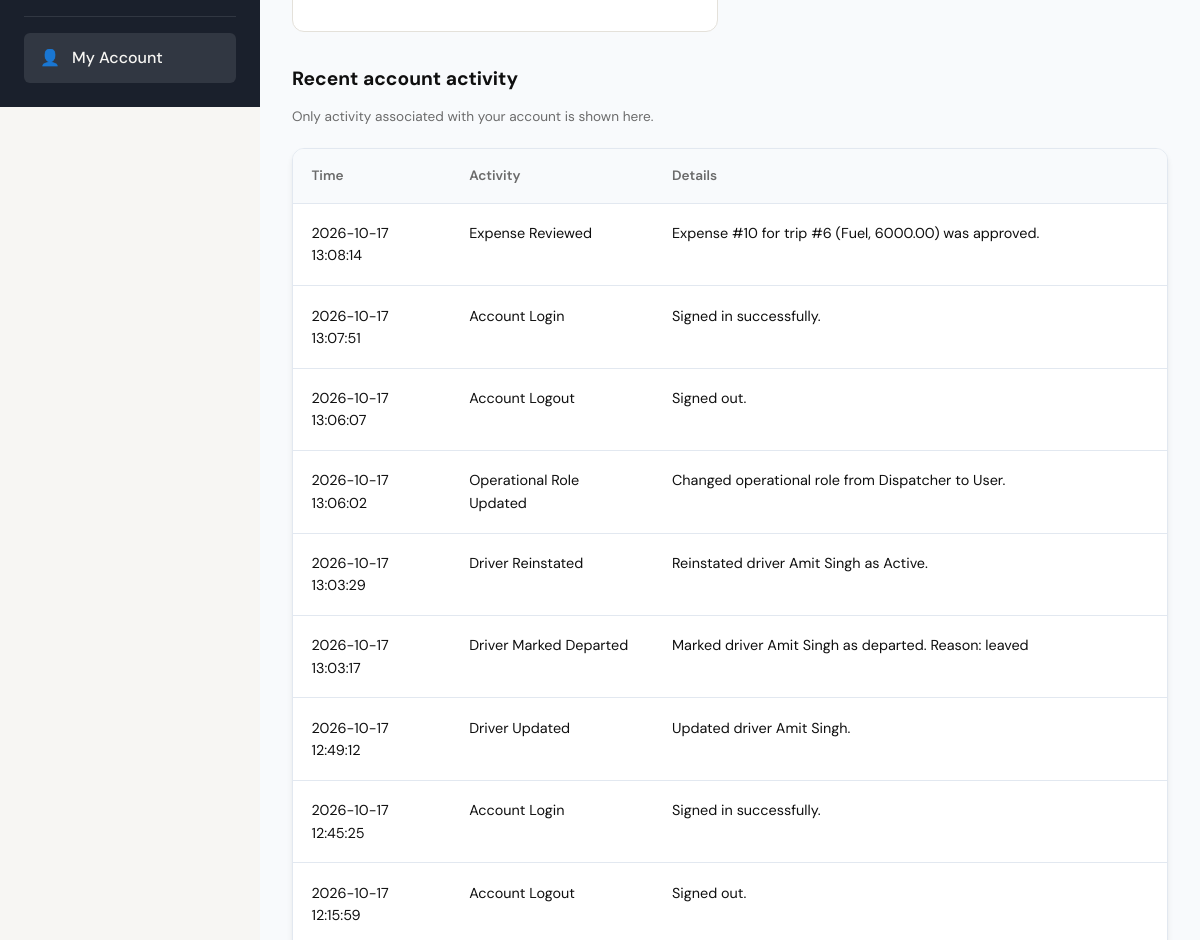
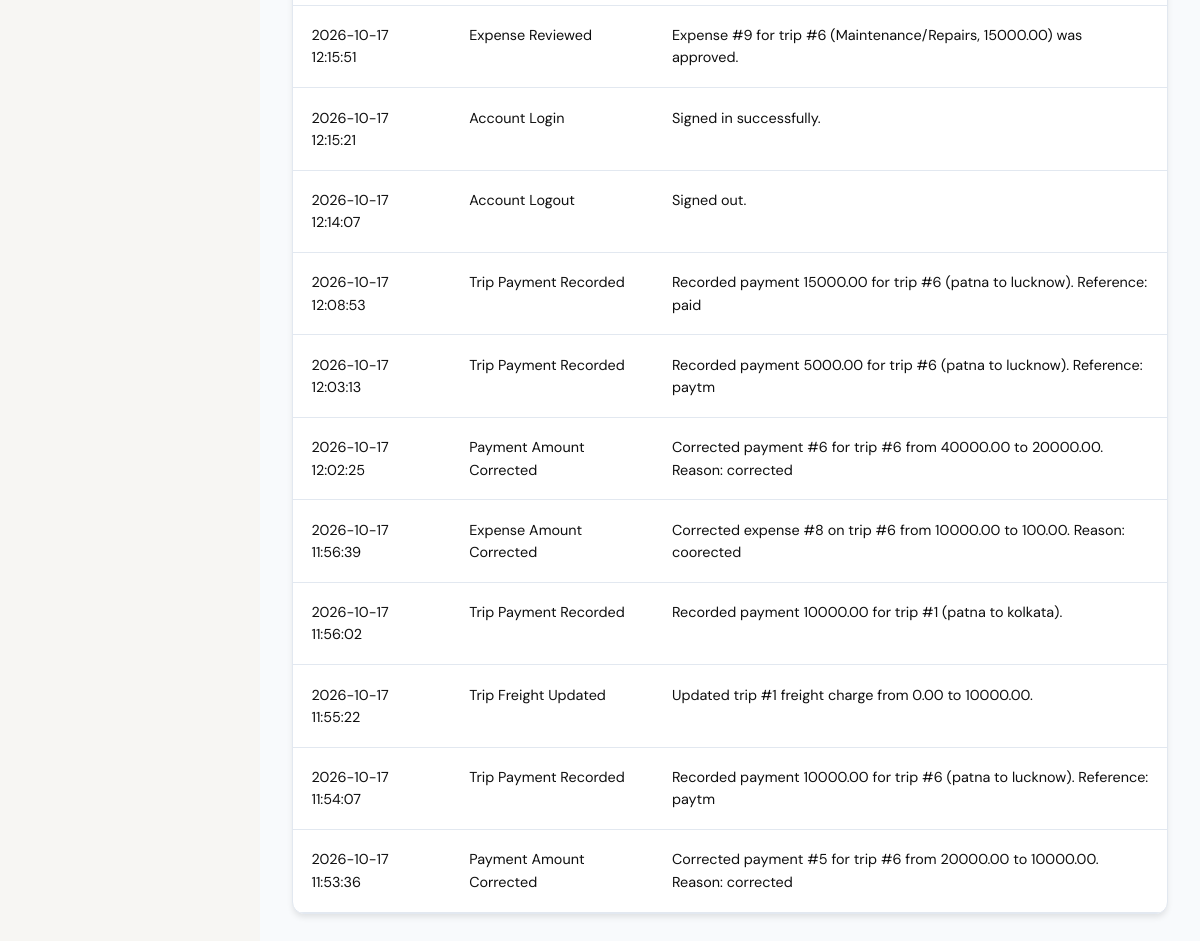
The page /account (signed in, lower part) on the database as committed earlier (2 pictures, top to bottom).
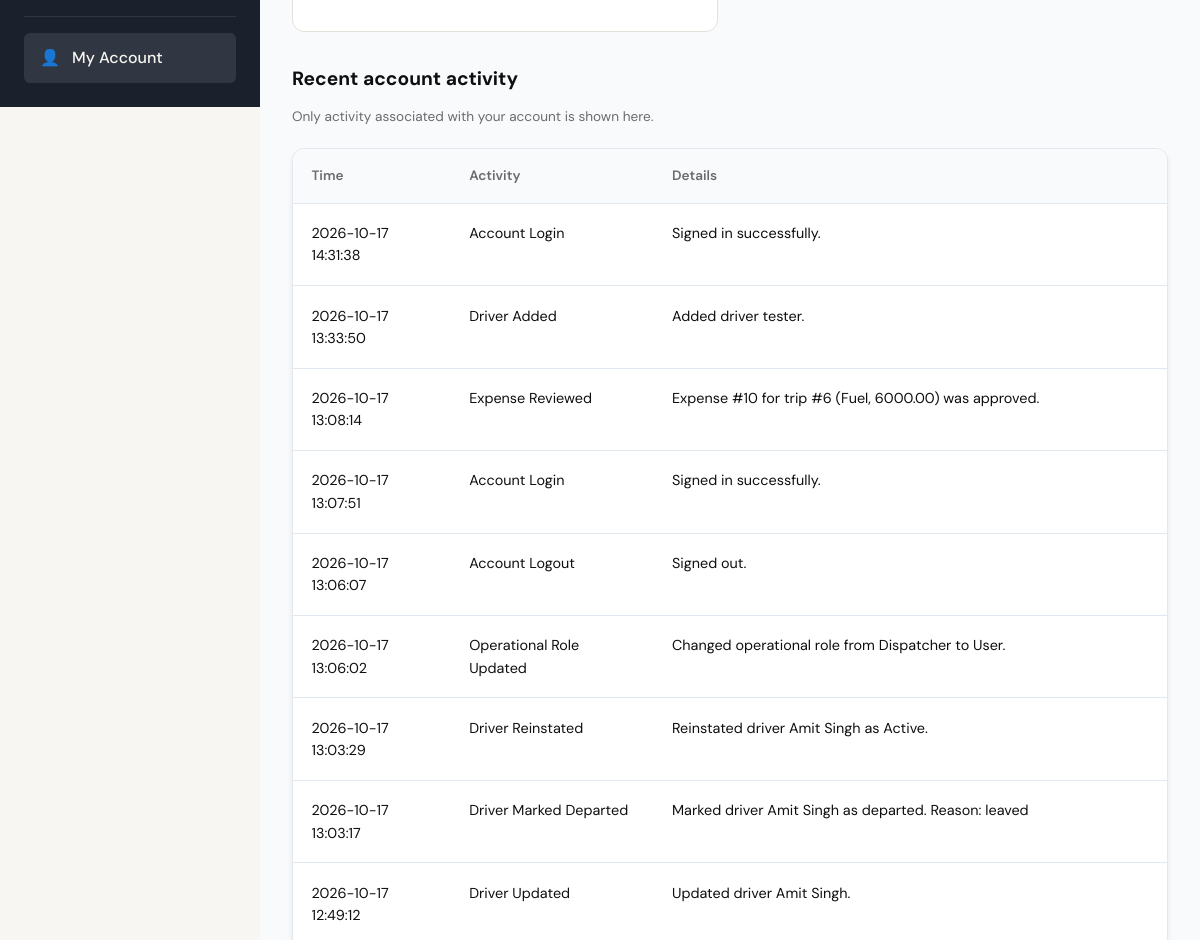
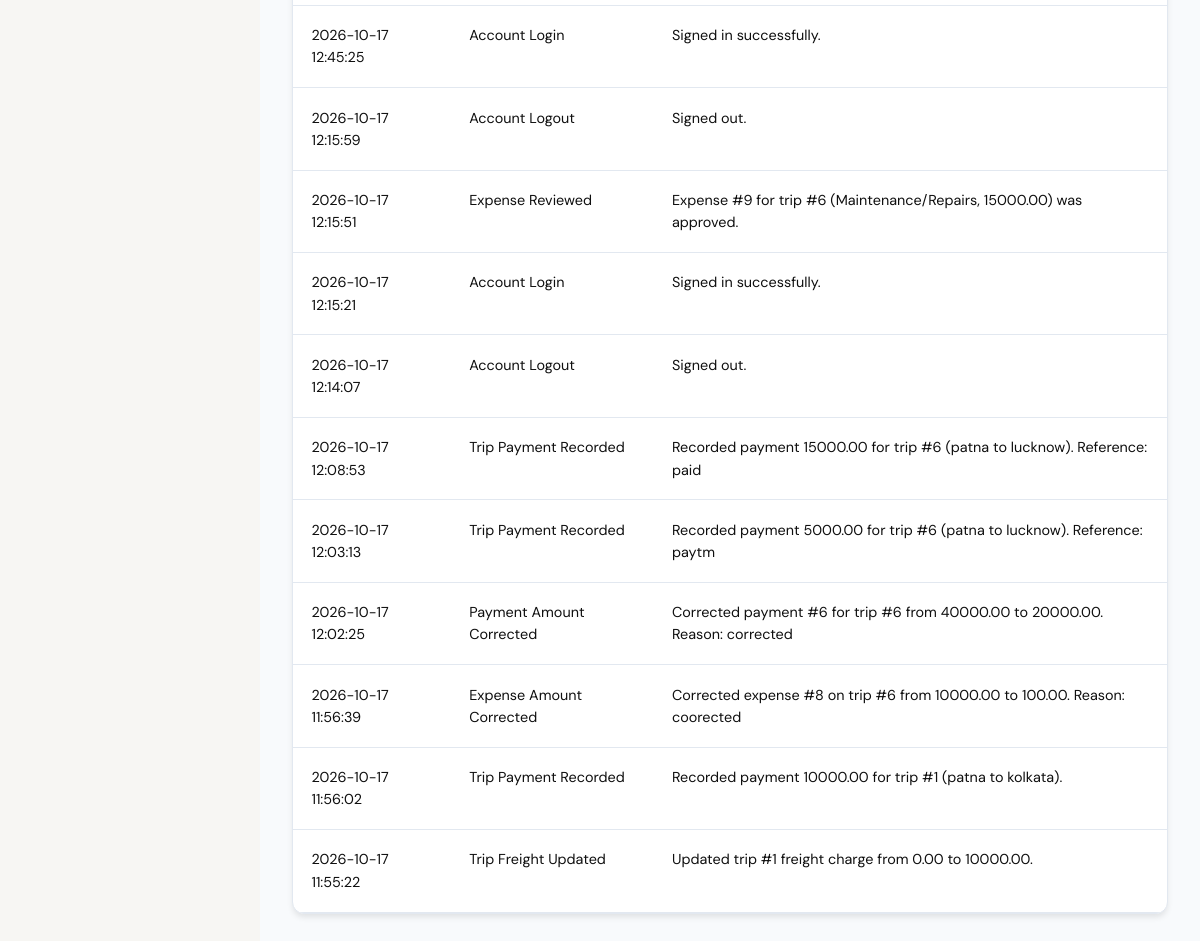
The same page on the database as committed later (2 pictures, top to bottom).
### tables this page shows
CREATE TABLE user_logs (
                log_id INTEGER PRIMARY KEY AUTOINCREMENT,
                user_id INTEGER NOT NULL,
                action TEXT NOT NULL,
                timestamp DATETIME DEFAULT CURRENT_TIMESTAMP,
                details TEXT, actor_user_id INTEGER REFERENCES users(user_id),
                FOREIGN KEY (user_id) REFERENCES users(user_id)
            );

### app.py (the view, shortened to what this page needs)
@app.route("/account", methods=["GET", "POST"])
def account():
    user_id = session.get('user_id')
    if user_id is None:
        return redirect(url_for("login"))
    session.setdefault("csrf_token", secrets.token_urlsafe(32))
    conn = get_db()
    user = conn.execute(
        "SELECT users.user_id, users.full_name, users.email, users.role, users.job_role, "
        "users.driver_id, drivers.name AS driver_name, users.created_at, "
        "users.is_approved, users.is_rejected, users.is_terminated, users.password "
        "FROM users LEFT JOIN drivers ON drivers.driver_id = users.driver_id "
        "WHERE users.user_id = ?",
        (user_id,)
    ).fetchone()
    if not user:
        conn.close()
        session.clear()
        return redirect(url_for("login"))
    if user['is_terminated']:
        conn.close()
        session.clear()
        flash("This account has been terminated.", "error")
        return redirect(url_for("login"))
    error = None
    success = None
    profile = conn.execute(
        "SELECT users.user_id, users.full_name, users.email, users.role, users.job_role, "
        "users.driver_id, drivers.name AS driver_name, users.created_at, "
        "users.is_approved, users.is_rejected "
        "FROM users LEFT JOIN drivers ON drivers.driver_id = users.driver_id "
        "WHERE users.user_id = ?",
        (user_id,)
    ).fetchone()
    profile = dict(profile)
    recent_activity = conn.execute(
        "SELECT action, details, timestamp FROM user_logs "
        "WHERE user_id = ? OR actor_user_id = ? "
        "ORDER BY timestamp DESC, log_id DESC LIMIT 20",
        (user_id, user_id)
    ).fetchall()
    conn.close()
    return render_template(
        "account.html",
        user=profile,
        recent_activity=recent_activity,
        csrf_token=session["csrf_token"],
        error=error,
        success=success,
        block_content='dashboard'
    )

### app.py (called while the page is built, shortened)
def _record_owner_filter(alias, owner_column="owner_user_id"):
    if session.get("email", "").lower() == SUPER_ADMIN_EMAIL.lower():
        return "1 = 1", []

@app.context_processor
def inject_admin_notification_count():
    if not (session.get("is_admin") or session.get("role") == "Admin"):
        return {"admin_notification_count": 0}
    conn = get_db()
    try:
        counts = _count_admin_notifications(conn)
    finally:
        conn.close()
    return {"admin_notification_count": sum(counts.values())}

### database/db.py (called while the page is built)
def get_db():
    conn = sqlite3.connect(DATABASE_PATH)
    conn.row_factory = sqlite3.Row
    conn.execute("PRAGMA foreign_keys = ON")
    return conn

### templates/account.html (shortened to what this page needs)
{% extends "base.html" %}
{% block content_dashboard %}
<div class="dashboard-page">
    <div class="account-grid">
        <section class="auth-card account-card">
        </section>
    </div>
    <section class="account-activity" aria-labelledby="account-activity-title">
        <div class="panel-header" style="margin-bottom: 1rem;">
            <h2 class="account-card-title" id="account-activity-title">Recent account activity</h2>
            <p class="account-help">Only activity associated with your account is shown here.</p>
        </div>
        {% if recent_activity %}
        <div class="table-container">
            <table class="fleet-table">
                <thead><tr><th>Time</th><th>Activity</th><th>Details</th></tr></thead>
                <tbody>
                    {% for event in recent_activity %}
                    <tr>
                        <td>{{ event.timestamp }}</td>
                        <td>{{ event.action }}</td>
                        <td>{{ event.details }}</td>
                    </tr>
                    {% endfor %}
                </tbody>
            </table>
        </div>
        {% else %}
        <div class="table-container user-empty-state">No account activity has been recorded yet.</div>
        {% endif %}
    </section>
</div>
{% endblock %}

Rows that differ between the two databases and show on the page:
no longer on this page (row unchanged): user_logs: timestamp "2026-10-17 11:54:07", action "Trip Payment Recorded", details "Recorded payment 10000.00 for trip #6 (patna to lucknow). Reference: paytm"
no longer on this page (row unchanged): user_logs: timestamp "2026-10-17 11:53:36", action "Payment Amount Corrected", details "Corrected payment #5 for trip #6 from 20000.00 to 10000.00. Reason: corrected"
added user_logs: timestamp "2026-10-17 14:31:38", action "Account Login", details "Signed in successfully."
added user_logs: timestamp "2026-10-17 13:33:50", action "Driver Added", details "Added driver tester."
